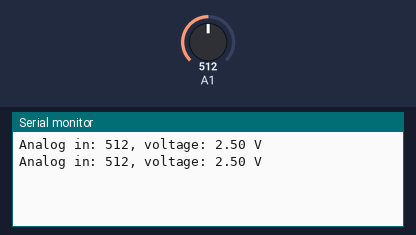
This sketch was run on a simulated Arduino Uno, built with avr-gcc and run on an emulated ATmega328P. Shown: the last lines printed to the serial monitor. The inputs (shaded band) are chosen by the test bench; at power-on: A1 = 512.

Above: at 1.8 s.
1.9 s: A1 set to 716
At 2.8 s:
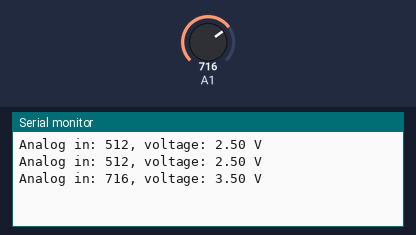
3.4 s: A1 set to 900
At 4.8 s:
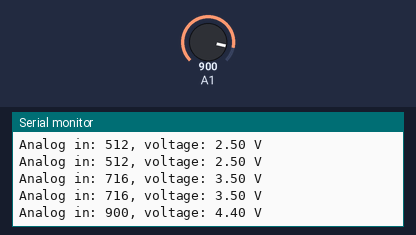
Timing chart, 0 to 6.4 s (numbered marks = the images above; inputs shaded):
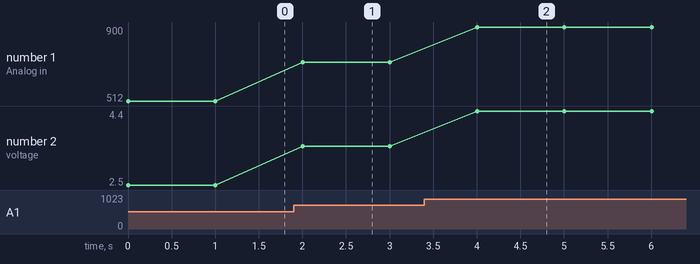

Measured:
- after the input at 1.9 s, the serial monitor: prints a new line after 0.10 s (image 1)
- after the input at 3.4 s, the serial monitor: prints a new line after 0.60 s (image 2)
- plotted number 1: 512 → 716 after the input at 1.9 s, 716 → 900 after the input at 3.4 s
- plotted number 2: 2.5 → 3.5 after the input at 1.9 s, 3.5 → 4.4 after the input at 3.4 s

The sketch:

Arduino_analog.ino
```cpp
// the setup function runs once when you press reset or power the board

void setup() {
  // enable serial monitor at port 9600
  Serial.begin(9600);
}

// the loop function runs over and over again forever
void loop() {
  int A1pin = analogRead(A1);
  float A1voltage = A1pin * (5.0 / 1023.0);

  Serial.print("Analog in: ");
  Serial.print(A1pin);
  Serial.print(", voltage: ");
  Serial.print(A1voltage);
  Serial.println(" V");
  delay(1000);
}
```
